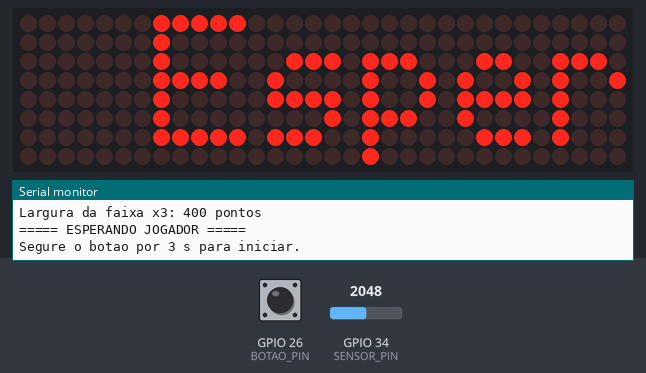
The sketch below on a simulated ESP32. Parts: 32×8 LED matrix, the last lines printed to the serial monitor. Inputs (shaded band) come from the test bench; at power-on: GPIO 26 (BOTAO_PIN) HIGH, GPIO 34 (SENSOR_PIN) = 2048 (analog values on the 0–4095 scale). Random numbers use the default seed unless the sketch sets one.

Above: at 1.2 s.
1.3 s: GPIO 26 (BOTAO_PIN) pulled LOW for 3.2 s
At 4.67 s:
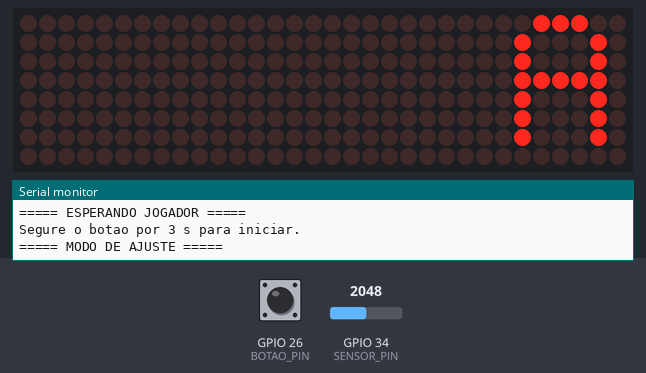
5.1 s: GPIO 26 (BOTAO_PIN) pulled LOW for 0.15 s
At 5.57 s:
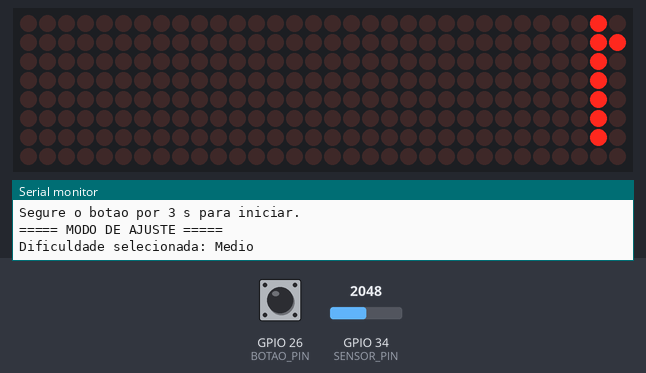
5.8 s: GPIO 26 (BOTAO_PIN) pulled LOW for 1 s
At 7.07 s:
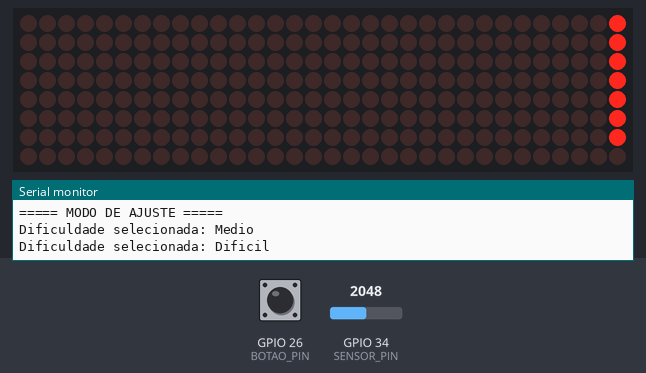
7.4 s: GPIO 26 (BOTAO_PIN) pulled LOW for 0.15 s
At 7.97 s:
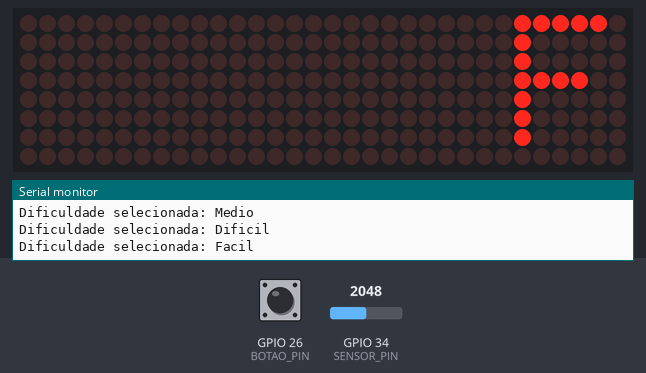
8.1 s: GPIO 26 (BOTAO_PIN) pulled LOW for 3.2 s
At 11.57 s:
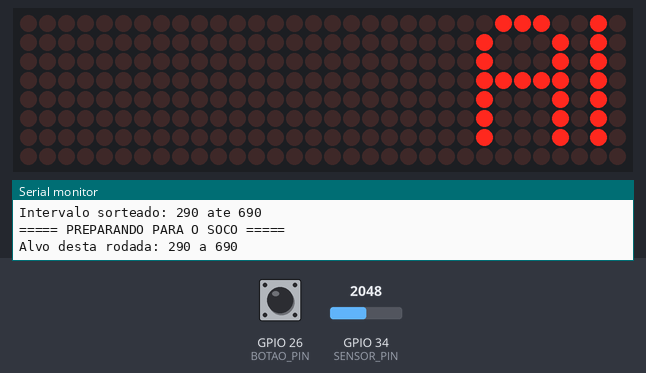

The sketch:

soco_eletronico_partidas.ino
```cpp
// ============================================================
// SOCO ELETRONICO - ESP32 + FSR + Matriz MAX7219
// Partidas individuais: um jogador por partida, um soco por partida
//
// Fluxo:
//   ESPERANDO JOGADOR  --(segurar botao 3 s)-->  AJUSTE DE DIFICULDADE
//   AJUSTE: clique curto = troca (Facil/Medio/Dificil)
//           segurar 3 s  = confirma e inicia a partida
//   PREPARANDO (alvo) -> VAI! -> soco -> resultado -> multiplicador
//   -> volta para ESPERANDO JOGADOR (nunca inicia sozinho)
//
// Botao GPIO 26 (para GND, pull-up interno)
// Maquina de estados nao-bloqueante
// ============================================================


#include <Arduino.h>
#include <MD_MAX72xx.h>
#include <SPI.h>
#include <stdarg.h>
#include <esp_system.h>


// ===================== CONFIGURACOES ========================


// ---- Matriz ----
#define HARDWARE_TYPE MD_MAX72XX::FC16_HW
#define MAX_DEVICES   4
#define CS_PIN        5
#define BRILHO        5
#define SCROLL_DELAY  35
#define CHAR_SPACING  1
#define BUF_SIZE      64


// ---- Sensor FSR ----
#define SENSOR_PIN            34
#define ADC_MAX               4095
#define TEMPO_CAPTURA_IMPACTO 200


// ---- Jogo ----
#define TEMPO_PREPARACAO  6500
#define TEMPO_LIMITE_SOCO 10000
#define TEMPO_RESULTADO   8000
// Tempo exibindo o resultado final (multiplicador) antes de voltar
// para "Esperando jogador".
#define TEMPO_REINICIO    10000

// Tempo exibindo cada parte do resultado
#define TEMPO_EXIBIR_PONTUACAO 5000

// Tempo para a mensagem "Ajuste de Dificuldade" rolar inteira
// antes de mostrar a dificuldade atual.
#define TEMPO_INTRO_AJUSTE 6000


// ---- Botao ----
#define BOTAO_PIN     26
#define DEBOUNCE_MS   40
#define TEMPO_PRESSAO 3000


// ========================= TIPOS ============================


enum class Estado : uint8_t {
  AGUARDANDO_JOGADOR,
  AJUSTE_DIFICULDADE,
  PREPARANDO,
  MEDINDO,
  MOSTRANDO_RESULTADO,
  FINALIZADO
};


enum class Dificuldade : uint8_t {
  FACIL,
  MEDIO,
  DIFICIL
};


enum class EventoBotao : uint8_t {
  NENHUM,
  CLIQUE_CURTO,
  PRESSAO_LONGA
};


struct ConfigDificuldade {
  uint16_t limiar;
  uint8_t confirmacoes;
  uint16_t larguraFaixa;
};


struct Jogo {
  Estado estado = Estado::AGUARDANDO_JOGADOR;
  uint16_t dano = 0;
  uint16_t alvoA = 0;
  uint16_t alvoB = 0;
  uint8_t multiplicador = 1;
  bool multiplicadorExibido = false;
  uint32_t tEstado = 0;
} jogo;


struct Impacto {
  bool ativo = false;
  uint16_t pico = 0;
  uint8_t confirmacoes = 0;
  uint32_t tInicio = 0;
} impacto;


// ======================== VARIAVEIS =========================


// Matriz
MD_MAX72XX mx(HARDWARE_TYPE, CS_PIN, MAX_DEVICES);


uint8_t curMessage[BUF_SIZE] = "  ";
uint8_t newMessage[BUF_SIZE] = {0};
bool newMessageAvailable = false;


// Dificuldade
Dificuldade dificuldadeAtual = Dificuldade::FACIL;
Dificuldade dificuldadeSelecionada = Dificuldade::FACIL;


ConfigDificuldade configDificuldade = {
  500,  // limiar inicial
  2,    // confirmacoes iniciais
  400   // largura inicial da faixa de pontuacao
};


// Ajuste: true depois que a mensagem introdutoria terminou
// (ou foi pulada por um clique).
bool introAjusteConcluida = false;


// ======================== DISPLAY ===========================


void exibir(const char *fmt, ...) {
  memset(newMessage, 0, BUF_SIZE);


  va_list args;
  va_start(args, fmt);
  vsnprintf((char *)newMessage, BUF_SIZE - 4, fmt, args);
  va_end(args);


  strcat((char *)newMessage, "  ");
  newMessageAvailable = true;
}


void scrollDataSink(uint8_t dev,
                    MD_MAX72XX::transformType_t t,
                    uint8_t col) {
}


uint8_t scrollDataSource(uint8_t dev,
                         MD_MAX72XX::transformType_t t) {
  static uint8_t *p = curMessage;


  static enum {
    NEW_MESSAGE,
    LOAD_CHAR,
    SHOW_CHAR,
    BETWEEN_CHAR
  } state = LOAD_CHAR;


  static uint8_t curLen, showLen;
  static uint8_t cBuf[15];


  uint8_t colData = 0;


  if (newMessageAvailable) {
    state = NEW_MESSAGE;
    mx.clear();
  }


  switch (state) {
    case NEW_MESSAGE:
      memcpy(curMessage, newMessage, BUF_SIZE);
      newMessageAvailable = false;
      p = curMessage;
      state = LOAD_CHAR;
      break;


    case LOAD_CHAR:
      showLen = mx.getChar(*p++, sizeof(cBuf), cBuf);
      curLen = 0;
      state = SHOW_CHAR;


      if (*p == '\0') p = curMessage;
      // fall through


    case SHOW_CHAR:
      colData = cBuf[curLen++];


      if (curLen == showLen) {
        showLen = CHAR_SPACING;
        curLen = 0;
        state = BETWEEN_CHAR;
      }
      break;


    case BETWEEN_CHAR:
      colData = 0;


      if (++curLen == showLen) {
        state = LOAD_CHAR;
      }
      break;


    default:
      state = LOAD_CHAR;
  }


  return colData;
}


void atualizarScroll() {
  static uint32_t prev = 0;
  uint32_t agora = millis();


  if (agora - prev >= SCROLL_DELAY) {
    mx.transform(MD_MAX72XX::TSL);
    prev = agora;
  }
}


// ======================== DIFICULDADE =======================


const char* nomeDificuldade(Dificuldade dificuldade) {
  switch (dificuldade) {
    case Dificuldade::FACIL:   return "Facil";
    case Dificuldade::MEDIO:   return "Medio";
    case Dificuldade::DIFICIL: return "Dificil";
  }


  return "Facil";
}


void aplicarDificuldade(Dificuldade dificuldade) {
  dificuldadeAtual = dificuldade;


  switch (dificuldadeAtual) {
    case Dificuldade::FACIL:
      configDificuldade.limiar = 500;
      configDificuldade.confirmacoes = 2;
      configDificuldade.larguraFaixa = 400;
      break;


    case Dificuldade::MEDIO:
      configDificuldade.limiar = 750;
      configDificuldade.confirmacoes = 3;
      configDificuldade.larguraFaixa = 300;
      break;


    case Dificuldade::DIFICIL:
      configDificuldade.limiar = 1000;
      configDificuldade.confirmacoes = 4;
      configDificuldade.larguraFaixa = 200;
      break;
  }


  Serial.println("\n===== DIFICULDADE CONFIRMADA =====");
  Serial.printf("Nivel: %s\n", nomeDificuldade(dificuldadeAtual));
  Serial.printf("Limiar ADC: %u\n", configDificuldade.limiar);
  Serial.printf("Confirmacoes: %u\n", configDificuldade.confirmacoes);
  Serial.printf("Largura da faixa x3: %u pontos\n",
                configDificuldade.larguraFaixa);
}


void mostrarDificuldade() {
  exibir("%s", nomeDificuldade(dificuldadeSelecionada));


  Serial.printf("Dificuldade selecionada: %s\n",
                nomeDificuldade(dificuldadeSelecionada));
}


void avancarDificuldade() {
  switch (dificuldadeSelecionada) {
    case Dificuldade::FACIL:
      dificuldadeSelecionada = Dificuldade::MEDIO;
      break;


    case Dificuldade::MEDIO:
      dificuldadeSelecionada = Dificuldade::DIFICIL;
      break;


    case Dificuldade::DIFICIL:
      dificuldadeSelecionada = Dificuldade::FACIL;
      break;
  }


  mostrarDificuldade();
}


// ======================== BOTAO =============================


// O botao so tem funcao fora da partida: esperando jogador e ajuste.
// Pressoes iniciadas durante a partida sao ignoradas por completo,
// inclusive se continuarem seguradas depois que a partida terminar.
bool botaoAtivoNoEstado() {
  return jogo.estado == Estado::AGUARDANDO_JOGADOR ||
         jogo.estado == Estado::AJUSTE_DIFICULDADE;
}


EventoBotao atualizarBotao() {
  static bool ultimaLeitura = HIGH;
  static bool estadoEstavel = HIGH;
  static uint32_t tMudanca = 0;

  static bool botaoPressionado = false;
  static uint32_t inicioPressao = 0;
  static bool pressaoLongaReconhecida = false;
  static bool pressaoAceita = false;   // pressao iniciada em estado valido

  uint32_t agora = millis();
  bool leitura = digitalRead(BOTAO_PIN);

  if (leitura != ultimaLeitura) {
    ultimaLeitura = leitura;
    tMudanca = agora;
  }

  // Debounce
  if (leitura != estadoEstavel && agora - tMudanca >= DEBOUNCE_MS) {
    estadoEstavel = leitura;

    if (estadoEstavel == LOW) {
      // Botao acabou de ser pressionado.
      botaoPressionado = true;
      pressaoLongaReconhecida = false;
      inicioPressao = tMudanca;               // inicio real da pressao
      pressaoAceita = botaoAtivoNoEstado();
    }

    else {
      // Botao foi solto.
      botaoPressionado = false;

      // Se a pressao longa ja foi reconhecida (ou a pressao foi ignorada),
      // soltar o botao nao gera nenhum evento.
      if (pressaoAceita && !pressaoLongaReconhecida) {
        return EventoBotao::CLIQUE_CURTO;
      }

      return EventoBotao::NENHUM;
    }
  }

  // Reconhece a pressao longa assim que completar 3 s,
  // sem precisar soltar o botao.
  if (botaoPressionado &&
      pressaoAceita &&
      !pressaoLongaReconhecida &&
      agora - inicioPressao >= TEMPO_PRESSAO) {

    pressaoLongaReconhecida = true;
    return EventoBotao::PRESSAO_LONGA;
  }

  return EventoBotao::NENHUM;
}


// ======================== SENSOR ============================


void resetarImpacto() {
  impacto = Impacto();
}


uint16_t converterEscala(uint16_t valorBruto) {
  return map(valorBruto, 0, ADC_MAX, 0, 1000);
}


bool processarSensor() {
  uint16_t leitura = analogRead(SENSOR_PIN);


  // Aguardando deteccao do impacto
  if (!impacto.ativo) {
    if (leitura >= configDificuldade.limiar) {
      impacto.confirmacoes++;


      if (impacto.confirmacoes >= configDificuldade.confirmacoes) {
        impacto.ativo = true;
        impacto.pico = leitura;
        impacto.tInicio = millis();
        impacto.confirmacoes = 0;
      }
    } else {
      impacto.confirmacoes = 0;
    }


    return false;
  }


  // Captura o maior valor durante 200 ms
  if (leitura > impacto.pico) {
    impacto.pico = leitura;
  }


  if (millis() - impacto.tInicio >= TEMPO_CAPTURA_IMPACTO) {
    return true;
  }


  return false;
}


// ===================== ALVO E MULTIPLICADOR ==================


// Sorteia A e B respeitando o limiar da dificuldade.
// O limiar esta em ADC bruto (0 a 4095), enquanto a pontuacao
// e apresentada na escala convertida (0 a 1000).
void sortearAlvo() {
  const uint16_t largura = configDificuldade.larguraFaixa;
  const uint16_t LIMITE_SUPERIOR_ALVO = 850; // 15% abaixo de 1000


  // Converte o limiar ADC para a mesma escala da pontuacao.
  const uint16_t limiarNaEscala = converterEscala(configDificuldade.limiar);


  // A deve ser pelo menos 15% maior que o limiar convertido.
  // Soma 99 antes da divisao para arredondar para cima.
  const uint16_t minimoA = (limiarNaEscala * 115 + 99) / 100;


  // B = A + largura. Portanto A nao pode ultrapassar este valor.
  const uint16_t maximoA = LIMITE_SUPERIOR_ALVO - largura;


  // Protecao para evitar intervalo impossivel se os parametros mudarem.
  if (minimoA > maximoA) {
    Serial.println("ERRO: configuracao de faixa incompativel com o limiar.");
    jogo.alvoA = minimoA;
    jogo.alvoB = LIMITE_SUPERIOR_ALVO;
  } else {
    // random() inclui o minimo e exclui o limite superior.
    jogo.alvoA = random(minimoA, maximoA + 1);
    jogo.alvoB = jogo.alvoA + largura;
  }


  Serial.println("\n===== ALVO DA RODADA =====");
  Serial.printf("Dificuldade: %s\n", nomeDificuldade(dificuldadeAtual));
  Serial.printf("Limiar ADC bruto: %u / 4095\n", configDificuldade.limiar);
  Serial.printf("Limiar convertido: %u / 1000\n", limiarNaEscala);
  Serial.printf("A minimo (limiar + 15%%): %u\n", minimoA);
  Serial.printf("B maximo (1000 - 15%%): %u\n", LIMITE_SUPERIOR_ALVO);
  Serial.printf("Intervalo sorteado: %u ate %u\n", jogo.alvoA, jogo.alvoB);
}


uint8_t calcularMultiplicador(uint16_t pontuacao) {
  // Faixa principal: multiplicador 3.
  if (pontuacao >= jogo.alvoA && pontuacao <= jogo.alvoB) {
    return 3;
  }


  // Tolerancia de 10% da largura da faixa, para cada lado.
  uint16_t tolerancia = configDificuldade.larguraFaixa / 10;


  if (pontuacao < jogo.alvoA &&
      (jogo.alvoA - pontuacao) <= tolerancia) {
    return 2;
  }


  if (pontuacao > jogo.alvoB &&
      (pontuacao - jogo.alvoB) <= tolerancia) {
    return 2;
  }


  return 1;
}


// ================= TRANSICOES DE ESTADO =====================


void entrarEstado(Estado novo) {
  jogo.estado = novo;
  jogo.tEstado = millis();


  switch (novo) {
    case Estado::AGUARDANDO_JOGADOR:
      resetarImpacto();
      Serial.println("\n===== ESPERANDO JOGADOR =====");
      Serial.println("Segure o botao por 3 s para iniciar.");
      exibir("Esperando jogador");
      break;


    case Estado::AJUSTE_DIFICULDADE:
      // Parte da dificuldade atualmente configurada.
      dificuldadeSelecionada = dificuldadeAtual;
      introAjusteConcluida = false;

      Serial.println("\n===== MODO DE AJUSTE =====");
      exibir("Ajuste de Dificuldade");
      break;


    case Estado::PREPARANDO:
      Serial.println("\n===== PREPARANDO PARA O SOCO =====");
      Serial.printf("Alvo desta rodada: %u a %u\n",
                    jogo.alvoA, jogo.alvoB);

      exibir("Alvo: %u a %u  Alvo: %u a %u  Prepare-se!!",
             jogo.alvoA, jogo.alvoB, jogo.alvoA, jogo.alvoB);
      break;


    case Estado::MEDINDO:
      resetarImpacto();
      Serial.println(">>> SOCO LIBERADO!");
      exibir("VAI!");
      break;


    case Estado::MOSTRANDO_RESULTADO:
      Serial.printf("Pontuacao: %u\n", jogo.dano);
      Serial.printf("Multiplicador: %u\n", jogo.multiplicador);
      exibir("Pontuacao: %u", jogo.dano);
      jogo.multiplicadorExibido = false;
      break;


    case Estado::FINALIZADO:
      Serial.println("\n========= FIM DA PARTIDA =========");
      Serial.printf("PONTUACAO: %u\n", jogo.dano);
      Serial.printf("MULTIPLICADOR: %u\n", jogo.multiplicador);
      exibir("Multiplicador: %u", jogo.multiplicador);
      break;
  }
}


// ======================== JOGO ==============================


// Inicia uma partida nova e independente: zera os dados da anterior,
// sorteia o alvo (com a dificuldade ja confirmada) e comeca a preparacao.
void iniciarPartida() {
  jogo.dano = 0;
  jogo.multiplicador = 1;
  jogo.multiplicadorExibido = false;


  resetarImpacto();
  sortearAlvo();


  entrarEstado(Estado::PREPARANDO);
}


void confirmarDificuldade() {
  aplicarDificuldade(dificuldadeSelecionada);

  Serial.println("\n===== INICIANDO PARTIDA =====");

  // O cronometro da partida (jogo.tEstado) comeca aqui, dentro de
  // entrarEstado(). O botao pode continuar pressionado: ele e ignorado
  // durante a partida e soltar nao gera evento nem altera nenhum tempo.
  iniciarPartida();
}


void registrarSoco(uint16_t dano) {
  jogo.dano = dano;
  jogo.multiplicador = calcularMultiplicador(dano);


  entrarEstado(Estado::MOSTRANDO_RESULTADO);
}


// ===================== MAQUINA DE ESTADOS ===================


void atualizarJogo(EventoBotao evento) {
  uint32_t decorrido = millis() - jogo.tEstado;


  switch (jogo.estado) {

    case Estado::AGUARDANDO_JOGADOR:
      // Parado ate alguem segurar o botao por 3 s.
      // Nunca inicia partida sozinho.
      if (evento == EventoBotao::PRESSAO_LONGA) {
        entrarEstado(Estado::AJUSTE_DIFICULDADE);
      }
      break;


    case Estado::AJUSTE_DIFICULDADE:
      // Pressao longa: confirma e inicia a partida imediatamente.
      if (evento == EventoBotao::PRESSAO_LONGA) {
        confirmarDificuldade();
        return;
      }

      // Clique curto: avanca a dificuldade (pula a introducao se ainda rolando).
      if (evento == EventoBotao::CLIQUE_CURTO) {
        introAjusteConcluida = true;
        avancarDificuldade();
      }

      // Terminada a mensagem introdutoria, mostra a dificuldade atual.
      if (!introAjusteConcluida && decorrido >= TEMPO_INTRO_AJUSTE) {
        introAjusteConcluida = true;
        mostrarDificuldade();
      }
      break;


    case Estado::PREPARANDO:
      if (decorrido >= TEMPO_PREPARACAO &&
          analogRead(SENSOR_PIN) < configDificuldade.limiar) {
        entrarEstado(Estado::MEDINDO);
      }
      break;


    case Estado::MEDINDO:
      if (processarSensor()) {
        registrarSoco(converterEscala(impacto.pico));
      } else if (!impacto.ativo &&
                 decorrido >= TEMPO_LIMITE_SOCO) {
        Serial.println("Tempo esgotado: nenhum soco detectado");
        registrarSoco(0);
      }
      break;


    case Estado::MOSTRANDO_RESULTADO:
      // Primeiro mostra a pontuacao; depois, o multiplicador.
      if (!jogo.multiplicadorExibido &&
          decorrido >= TEMPO_EXIBIR_PONTUACAO) {
        exibir("Multiplicador: %u", jogo.multiplicador);
        jogo.multiplicadorExibido = true;
      }


      if (decorrido >= TEMPO_RESULTADO) {
        entrarEstado(Estado::FINALIZADO);
      }
      break;


    case Estado::FINALIZADO:
      // Fim da partida: volta a esperar o proximo jogador.
      if (decorrido >= TEMPO_REINICIO) {
        entrarEstado(Estado::AGUARDANDO_JOGADOR);
      }
      break;
  }
}


// ======================= SETUP / LOOP =======================


void setup() {
  Serial.begin(115200);
  Serial.println("\n=== MEDIDOR DE IMPACTO FSR ===");


  analogReadResolution(12);
  analogSetPinAttenuation(SENSOR_PIN, ADC_11db);


  pinMode(BOTAO_PIN, INPUT_PULLUP);


  mx.begin();
  mx.control(MD_MAX72XX::INTENSITY, BRILHO);
  mx.setShiftDataInCallback(scrollDataSource);
  mx.setShiftDataOutCallback(scrollDataSink);


  // Inicializa o gerador aleatorio usando o gerador do ESP32.
  randomSeed(esp_random());


  aplicarDificuldade(Dificuldade::FACIL);
  entrarEstado(Estado::AGUARDANDO_JOGADOR);
}


void loop() {
  EventoBotao evento = atualizarBotao();

  atualizarJogo(evento);
  atualizarScroll();
}
```
